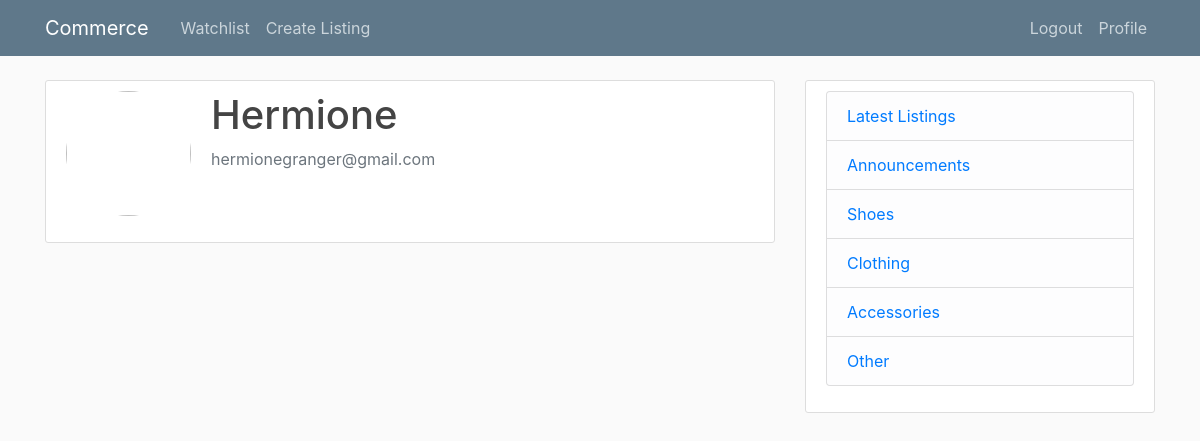
Page /watchlist (signed in) on the earlier database version.
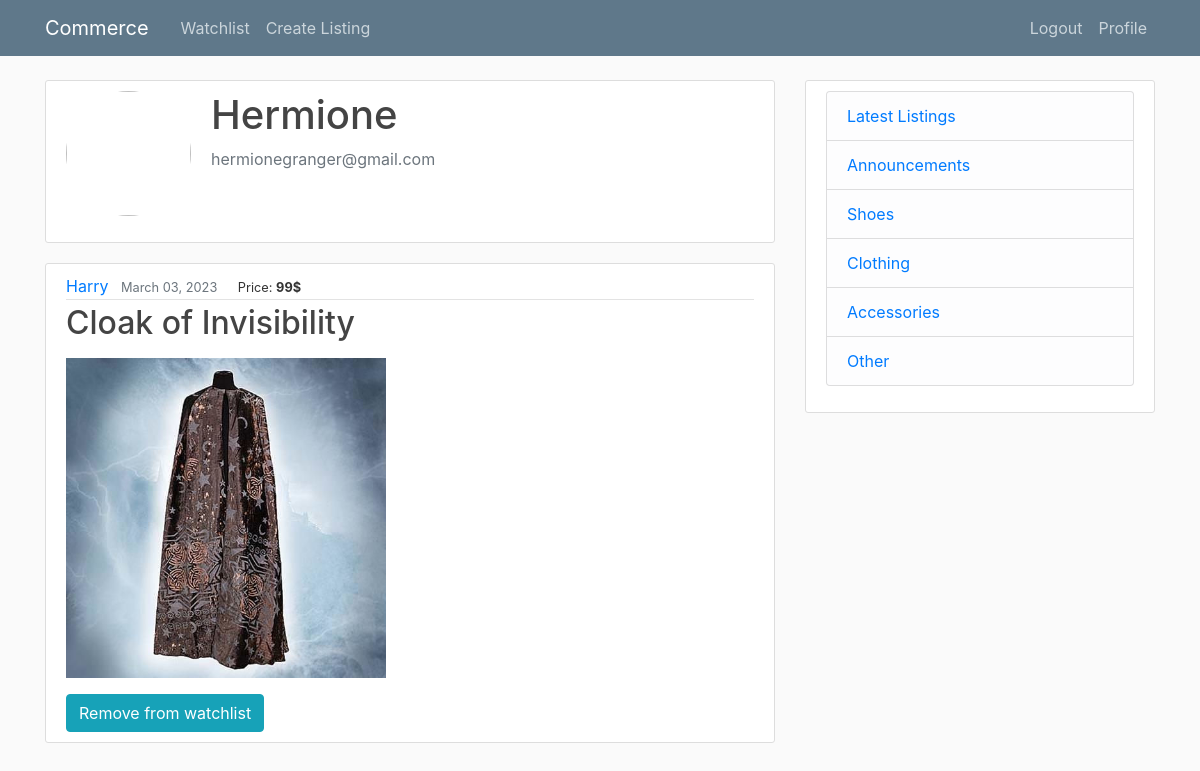
Same page on the later database version.
### auctions/models.py (models this page shows, shortened)
class Watchlist(models.Model):
    customer = models.ForeignKey(User, on_delete=models.CASCADE)
    listing = models.ForeignKey(Listing, on_delete=models.CASCADE)

class Listing (models.Model):
    title = models.CharField(max_length=100)
    content = models.TextField()
    date = models.DateTimeField(default=timezone.now)
    author = models.ForeignKey(User, on_delete=models.CASCADE)
    image = models.ImageField(default="default.jpg", upload_to="listing_pics")
    price = models.IntegerField(default=1, validators=[MaxValueValidator(1000), MinValueValidator(0)])
    is_closed = models.BooleanField(default=False)
    CLOTHING = "CL"
    SHOES = "SH"
    ACCESSORIES = "AC"
    OTHER = "OT"
    LISTING_CATEGORIES = [(CLOTHING, 'Clothing'), (SHOES, 'Shoes'), (ACCESSORIES, 'Accessories'), (OTHER, 'Other')]
    listing_categories = models.CharField(max_length=2, choices=LISTING_CATEGORIES, default=OTHER)

class User(AbstractUser):
    pass

### auctions/views.py (the view)
# urls.py: path("watchlist", views.watchlist_view, name="watchlist"),
@login_required
def watchlist_view(request):
    watchlist = Watchlist.objects.all().filter(customer=request.user)
    return render (request, "auctions/watchlist.html", {"watchlist": watchlist})

### auctions/templates/auctions/watchlist.html (shortened to what this page needs)
{% extends "auctions/layout.html" %}
{% block body %}
<div class="content-section">
    <div class="media">
        <img class="rounded-circle account-img" src="{{ user.profile.image.url }}" />
        <div class="media-body">
            <h2 class="account-heading">{{ user.username }}</h2>
            <p class="text-secondary">{{ user.email }}</p>
        </div>
    </div>
</div>
{% for item in watchlist %}
    <article class="media content-section">
            <div class="media-body">
            <div class="article-metadata">
                <a class="mr-2" href="#">{{ item.listing.author }}</a>
                <small class="text-muted">{{ item.listing.date|date:"F d, Y" }}</small>
                <small class="ml-3">Price: <b>99$</b></small>
            </div>
            <h2><a class="article-title" href="{% url 'listing_detail' item.listing.id %}">{{ item.listing.title }}</a></h2>
            <img width=320 height=320 src="{{ item.listing.image.url }}" />
            <br />
            <form action="remove_from_watchlist" method="POST">
                <button class="btn btn-info small mt-3">Remove from watchlist</button>
            </form>
            </div>
    </article>
{% endfor %}
{% endblock body %}

Differences in the rows shown:
added Watchlist: listing.author "Harry", listing "March 03, 2023", listing "Cloak of Invisibility", listing.image (picture)
